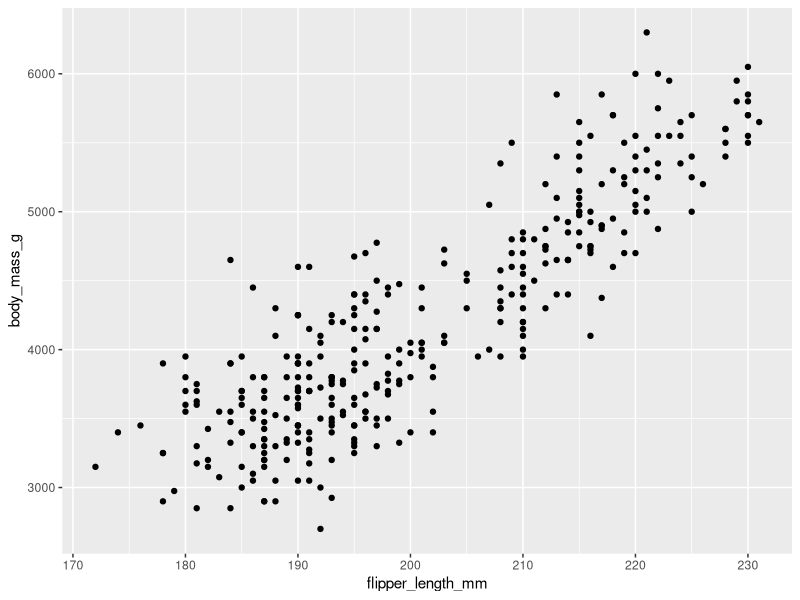
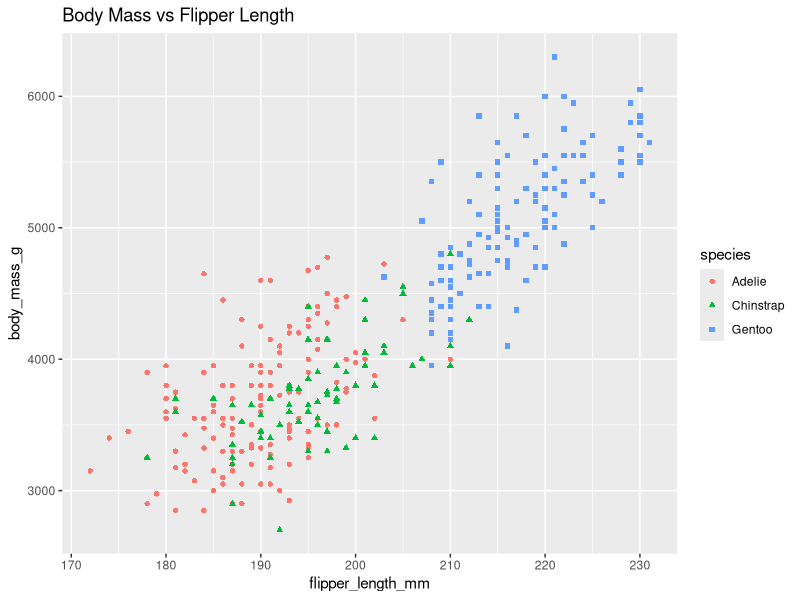
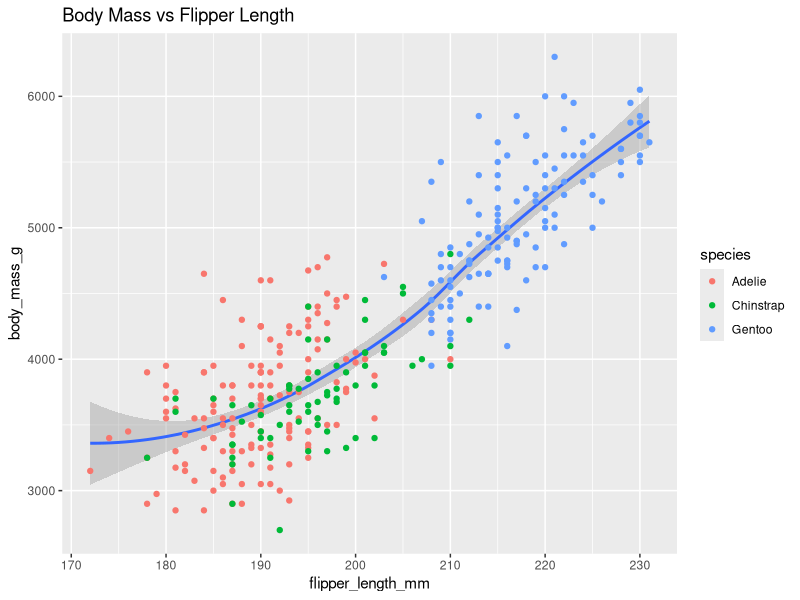
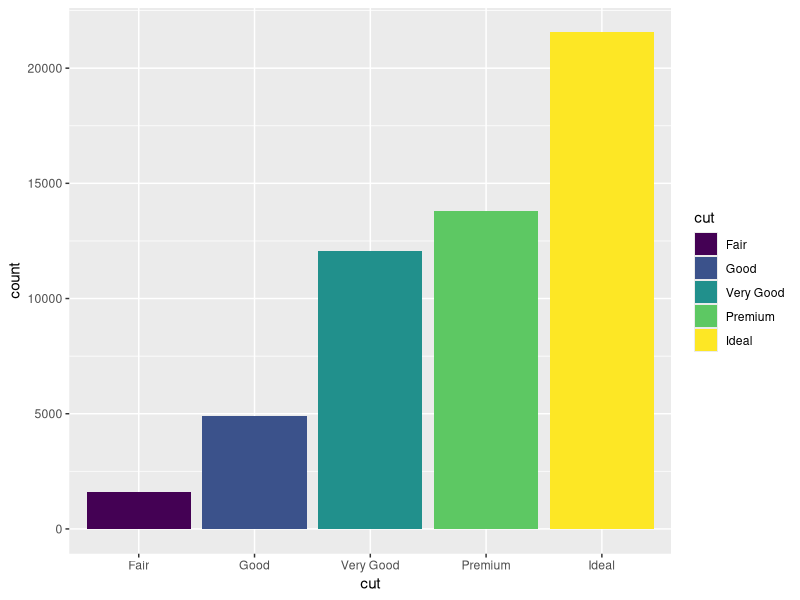
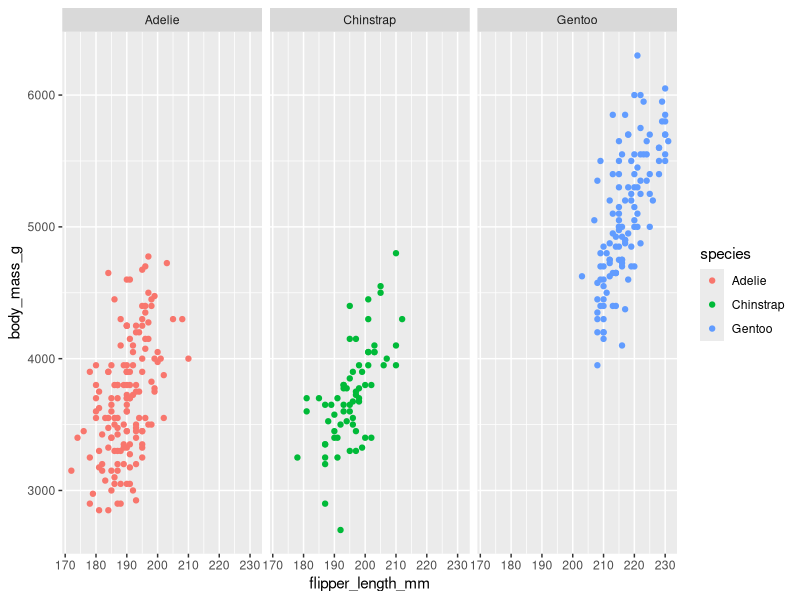
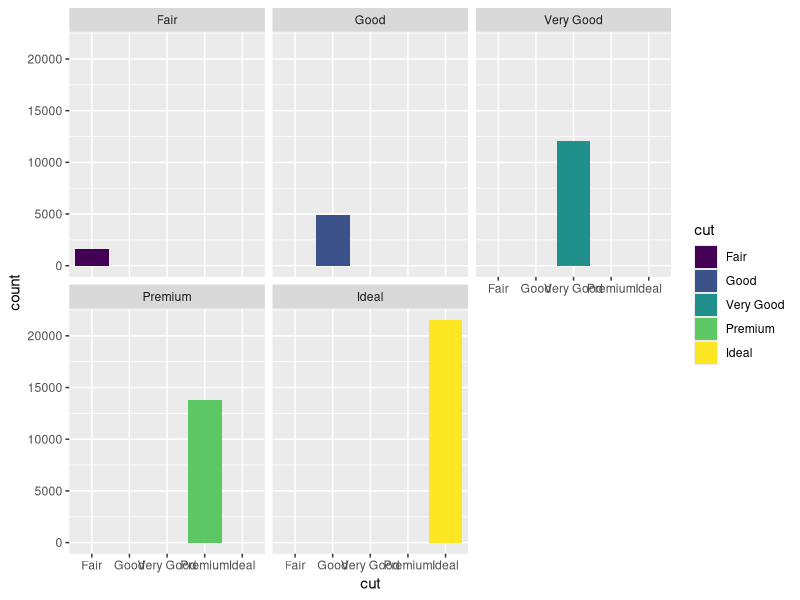
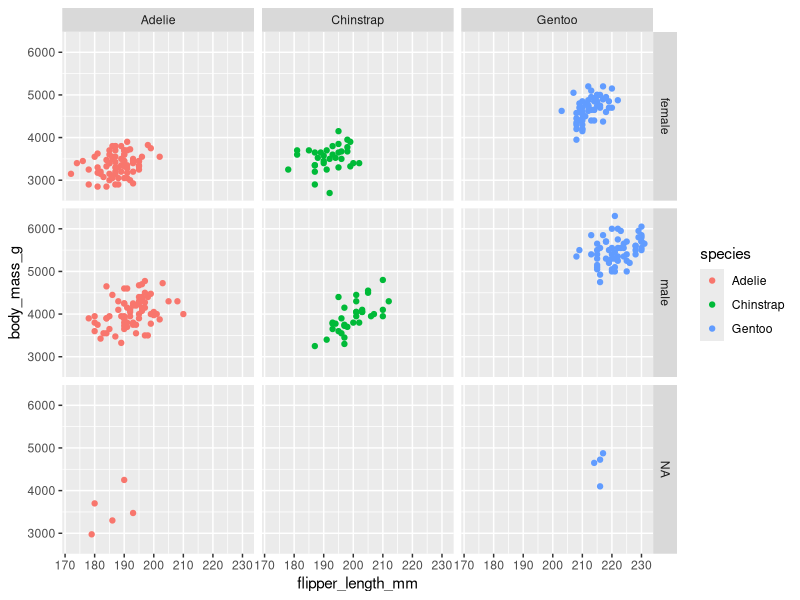
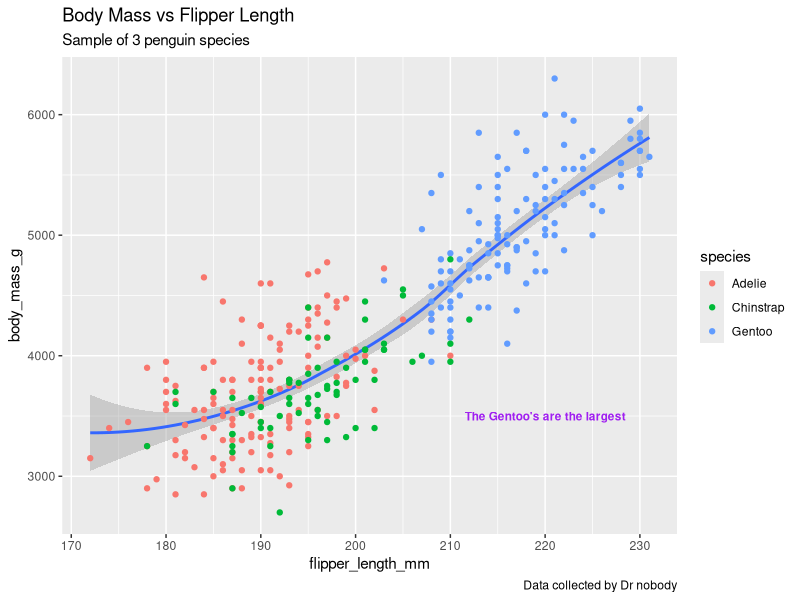

Reproduce these figures in R, in order.
install.packages('palmerpenguins')
library('palmerpenguins')

install.packages('ggplot2')
library('ggplot2')


ggplot(data=penguins)+geom_point(mapping=aes(x=flipper_length_mm, y=body_mass_g))

# More advanced viz
ggplot(data=penguins)+ geom_point(mapping=aes(x=flipper_length_mm,y=body_mass_g,color=species,shape=species)) + labs(title="Body Mass vs Flipper Length")

# combining geoms
ggplot(data=penguins)+ geom_smooth(mapping=aes(x=flipper_length_mm,y=body_mass_g)) +
      geom_point(mapping=aes(x=flipper_length_mm,y=body_mass_g,colour=species))+ 
      labs(title="Body Mass vs Flipper Length")

# Bar charts
# Default for bar charts is y=count of rows
ggplot(data=diamonds)+
  geom_bar(mapping=aes(x=cut, fill=cut)) # Can do fill=clarity, can show differnce in clarity in each cut


# Facets (help us focus on important parts of our data)
ggplot(data=penguins)+ geom_point(mapping=aes(x=flipper_length_mm,y=body_mass_g,color=species)) +
    facet_wrap(~species) # facet_wrap splits the sepcfied variable up into sperate charts

ggplot(data=diamonds)+
  geom_bar(mapping=aes(x=cut, fill=cut))+
  facet_wrap(~cut)

# facet_grid will split the plot into facets vertically by values of first variable
# and horizontally of values of 2nd variable
# We can also just focus on one varibale by removing e.g sex and leaving ~species
ggplot(data=penguins)+ geom_point(mapping=aes(x=flipper_length_mm,y=body_mass_g,color=species)) +
  facet_grid(sex~species)


# Labelling and annoatating graphs
ggplot(data=penguins)+ geom_smooth(mapping=aes(x=flipper_length_mm,y=body_mass_g)) +
  geom_point(mapping=aes(x=flipper_length_mm,y=body_mass_g,colour=species))+ 
  labs(title="Body Mass vs Flipper Length", subtitle="Sample of 3 penguin species", caption="Data collected by Dr nobody")+
  annotate("text",x=220, y=3500, label="The Gentoo's are the largest", fontface="bold", size=3, colour="purple")

# Saving plots
# (ggplot will save most recent plot and its current size)
# Or just use the 'Export' option in plots
ggplot(data=penguins)+ 
    geom_point(mapping=aes(x=flipper_length_mm,y=body_mass_g, colour=species))
ggsave("Palmer_Penguins_Viz2.png")
                                   